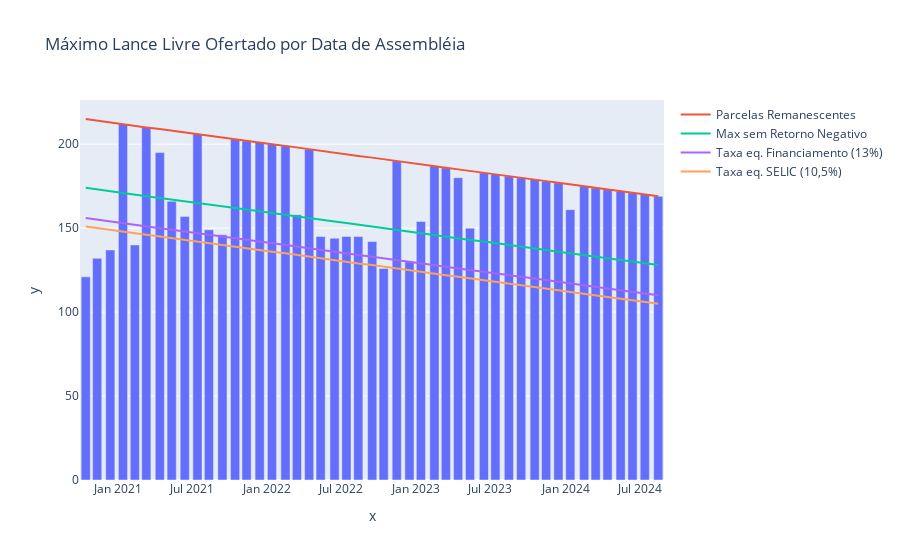

The notebook cell saved with this chart:
### Markdown cell above
df["max_parcelas"] = df["assembleia"].apply(lambda x: 216 - x)
df["max_selic"] = df["assembleia"].apply(lambda x: 152 - x)
df["max_fin_imob"] = df["assembleia"].apply(lambda x: 157 - x)
df["max_sem_perda"] = df["assembleia"].apply(lambda x: 175 - x)

### Code cell
chart_df = (
    df[["data_assembleia", "max_parcelas", "max_selic", "max_fin_imob", "max_sem_perda", "quantidadeParcelaLance"]]
    .where(df["modalidade"] == "Lance Livre")
    .groupby(["data_assembleia", "max_parcelas", "max_selic", "max_fin_imob", "max_sem_perda"])
    .max()
    .reset_index()
)
# print(chart_df)
fig = px.bar(
    x=chart_df["data_assembleia"],
    y=chart_df["quantidadeParcelaLance"],
    labels={
        "data_assembleia": "Data da assembleia",
        "quantidadeParcelaLance": "Lance Livre",
    },
    title=f"Máximo Lance Livre Ofertado por Data de Assembléia",
)
fig.add_scatter(
    x=chart_df["data_assembleia"],
    y=chart_df["max_parcelas"],
    mode="lines",
    name="Parcelas Remanescentes",
)
fig.add_scatter(
    x=chart_df["data_assembleia"],
    y=chart_df["max_sem_perda"],
    mode="lines",
    name="Max sem Retorno Negativo",
)
fig.add_scatter(
    x=chart_df["data_assembleia"],
    y=chart_df["max_fin_imob"],
    mode="lines",
    name="Taxa eq. Financiamento (13%)",
)

fig.add_scatter(
    x=chart_df["data_assembleia"],
    y=chart_df["max_selic"],
    mode="lines",
    name="Taxa eq. SELIC (10,5%)",
)
fig.show()
